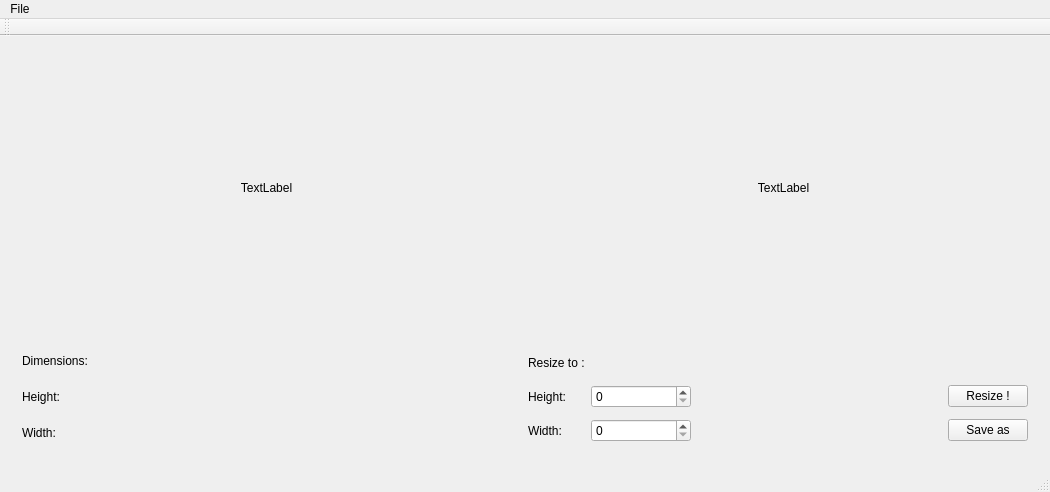
<?xml version="1.0" encoding="UTF-8"?>
<ui version="4.0">
 <class>MainWindow</class>
 <widget class="QMainWindow" name="MainWindow">
  <property name="geometry">
   <rect>
    <x>0</x>
    <y>0</y>
    <width>1050</width>
    <height>492</height>
   </rect>
  </property>
  <property name="windowTitle">
   <string>SeamCarving</string>
  </property>
  <widget class="QWidget" name="centralWidget">
   <layout class="QVBoxLayout" name="verticalLayout_2">
    <item>
     <layout class="QHBoxLayout" name="horizontalLayout">
      <item>
       <widget class="QLabel" name="original">
        <property name="text">
         <string>TextLabel</string>
        </property>
        <property name="scaledContents">
         <bool>false</bool>
        </property>
        <property name="alignment">
         <set>Qt::AlignCenter</set>
        </property>
       </widget>
      </item>
      <item>
       <widget class="QLabel" name="resized">
        <property name="text">
         <string>TextLabel</string>
        </property>
        <property name="scaledContents">
         <bool>false</bool>
        </property>
        <property name="alignment">
         <set>Qt::AlignCenter</set>
        </property>
       </widget>
      </item>
     </layout>
    </item>
    <item>
     <widget class="QWidget" name="widget" native="true">
      <property name="sizePolicy">
       <sizepolicy hsizetype="Preferred" vsizetype="Preferred">
        <horstretch>0</horstretch>
        <verstretch>0</verstretch>
       </sizepolicy>
      </property>
      <property name="maximumSize">
       <size>
        <width>16777215</width>
        <height>124</height>
       </size>
      </property>
      <layout class="QHBoxLayout" name="horizontalLayout_3">
       <item>
        <layout class="QHBoxLayout" name="horizontalLayout_2">
         <item>
          <layout class="QGridLayout" name="gridLayout_2">
           <item row="2" column="1">
            <widget class="QLabel" name="original_w">
             <property name="text">
              <string/>
             </property>
            </widget>
           </item>
           <item row="1" column="0">
            <widget class="QLabel" name="label_2">
             <property name="text">
              <string>Height:</string>
             </property>
            </widget>
           </item>
           <item row="2" column="0">
            <widget class="QLabel" name="label_3">
             <property name="text">
              <string>Width:</string>
             </property>
            </widget>
           </item>
           <item row="1" column="1">
            <widget class="QLabel" name="original_h">
             <property name="text">
              <string/>
             </property>
            </widget>
           </item>
           <item row="0" column="0">
            <widget class="QLabel" name="label">
             <property name="text">
              <string>Dimensions:</string>
             </property>
            </widget>
           </item>
           <item row="1" column="2">
            <spacer name="horizontalSpacer_2">
             <property name="orientation">
              <enum>Qt::Horizontal</enum>
             </property>
             <property name="sizeHint" stdset="0">
              <size>
               <width>40</width>
               <height>20</height>
              </size>
             </property>
            </spacer>
           </item>
          </layout>
         </item>
         <item>
          <layout class="QGridLayout" name="gridLayout">
           <item row="1" column="3">
            <widget class="QPushButton" name="pushButton">
             <property name="text">
              <string>Resize !</string>
             </property>
            </widget>
           </item>
           <item row="1" column="1">
            <widget class="QSpinBox" name="new_h">
             <property name="sizePolicy">
              <sizepolicy hsizetype="Minimum" vsizetype="Fixed">
               <horstretch>0</horstretch>
               <verstretch>0</verstretch>
              </sizepolicy>
             </property>
             <property name="minimumSize">
              <size>
               <width>100</width>
               <height>0</height>
              </size>
             </property>
             <property name="maximumSize">
              <size>
               <width>16777214</width>
               <height>16777215</height>
              </size>
             </property>
            </widget>
           </item>
           <item row="2" column="1">
            <widget class="QSpinBox" name="new_w">
             <property name="sizePolicy">
              <sizepolicy hsizetype="Minimum" vsizetype="Fixed">
               <horstretch>0</horstretch>
               <verstretch>0</verstretch>
              </sizepolicy>
             </property>
            </widget>
           </item>
           <item row="0" column="0">
            <widget class="QLabel" name="label_6">
             <property name="maximumSize">
              <size>
               <width>16777215</width>
               <height>23</height>
              </size>
             </property>
             <property name="text">
              <string>Resize to :</string>
             </property>
            </widget>
           </item>
           <item row="1" column="0">
            <widget class="QLabel" name="label_7">
             <property name="sizePolicy">
              <sizepolicy hsizetype="Minimum" vsizetype="Preferred">
               <horstretch>0</horstretch>
               <verstretch>0</verstretch>
              </sizepolicy>
             </property>
             <property name="text">
              <string>Height:</string>
             </property>
            </widget>
           </item>
           <item row="2" column="0">
            <widget class="QLabel" name="label_8">
             <property name="sizePolicy">
              <sizepolicy hsizetype="Minimum" vsizetype="Preferred">
               <horstretch>0</horstretch>
               <verstretch>0</verstretch>
              </sizepolicy>
             </property>
             <property name="text">
              <string>Width:</string>
             </property>
            </widget>
           </item>
           <item row="2" column="3">
            <widget class="QPushButton" name="pushButton_2">
             <property name="text">
              <string>Save as</string>
             </property>
            </widget>
           </item>
           <item row="1" column="2">
            <spacer name="horizontalSpacer">
             <property name="orientation">
              <enum>Qt::Horizontal</enum>
             </property>
             <property name="sizeHint" stdset="0">
              <size>
               <width>40</width>
               <height>20</height>
              </size>
             </property>
            </spacer>
           </item>
          </layout>
         </item>
        </layout>
       </item>
      </layout>
     </widget>
    </item>
   </layout>
  </widget>
  <widget class="QMenuBar" name="menuBar">
   <property name="geometry">
    <rect>
     <x>0</x>
     <y>0</y>
     <width>1050</width>
     <height>21</height>
    </rect>
   </property>
   <widget class="QMenu" name="menuFile">
    <property name="title">
     <string>File</string>
    </property>
    <addaction name="actionLoad"/>
   </widget>
   <addaction name="menuFile"/>
  </widget>
  <widget class="QToolBar" name="mainToolBar">
   <attribute name="toolBarArea">
    <enum>TopToolBarArea</enum>
   </attribute>
   <attribute name="toolBarBreak">
    <bool>false</bool>
   </attribute>
  </widget>
  <widget class="QStatusBar" name="statusBar"/>
  <action name="actionLoad">
   <property name="text">
    <string>Load</string>
   </property>
  </action>
  <action name="actionJ">
   <property name="text">
    <string>j</string>
   </property>
  </action>
 </widget>
 <layoutdefault spacing="6" margin="11"/>
 <resources/>
 <connections/>
</ui>
